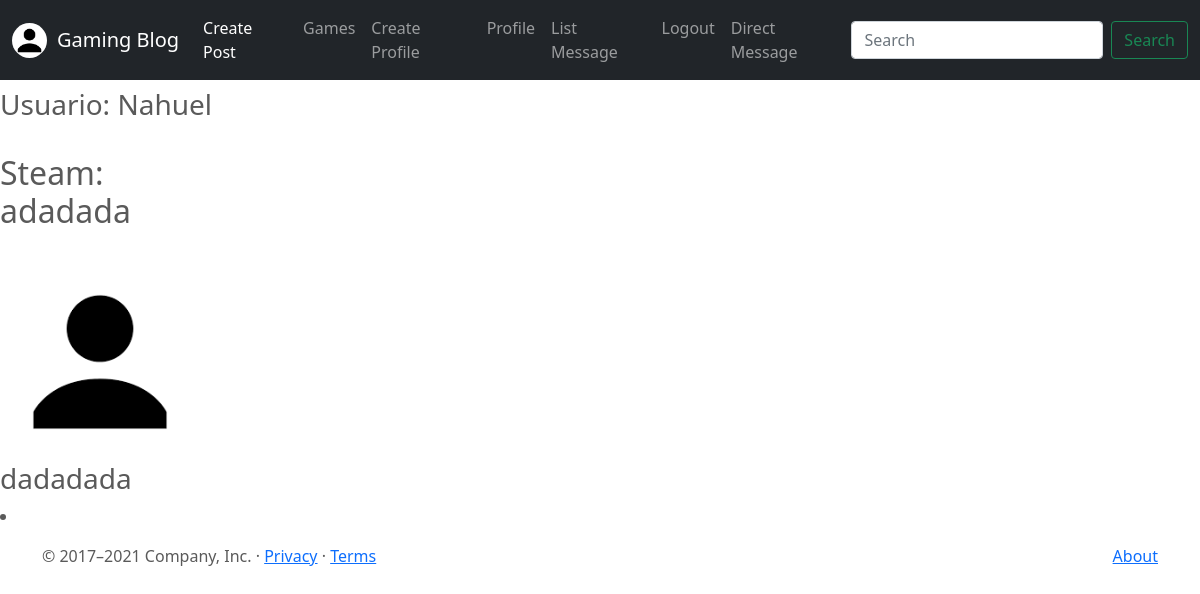
The app's page /profile/2/ (signed in) with its own data.
### Games/models.py (models this page shows)
class Profile(models.Model):
    user = models.OneToOneField(to=User, on_delete=models.CASCADE,related_name='profile')
    steam_id = models.CharField(max_length=255)
    Contact = models.CharField(max_length=75)
    images = models.ImageField(upload_to="profiles", null=True, blank=True)

### Games/views.py (the view, shortened to what this page needs)
# urls.py: path('profile/<pk>/', ProfileView.as_view(), name='profile'),
class ProfileView(LoginRequiredMixin, DetailView):
    model = Profile
    fields = '__all__'
    template_name = 'profile/profile_detail.html'

### Games/templates/profile/profile_detail.html (shortened to what this page needs)
{% extends "Games/base.html" %}
{% block main %}
<br>
<p>
    <h3>
        Usuario:
        {{object.user}}
    </h3>
    <br>
    <h2>Steam:
        <br>{{object.steam_id}}
    </h2>
    <br>
    {% if object.images %}
        <img src="{{ object.images.url }}" width="200px" height="100%">
    {% endif %}
    <br>
    <h3>
        {{object.Contact}}
    </h3>
    <li>
    </li>
</p>
{% endblock %}

### Games/templates/Games/base.html (shortened to what this page needs)
<!DOCTYPE html>
<html lang="en">
<head>
    {% load static %}
<link href="{% static 'Games/css/bootstrap.min.css' %}" rel="stylesheet">
    <link href="{% static 'Games/css/carousel.css' %}" rel="stylesheet">
</head>
  <body>
    <header>
      <nav class="navbar navbar-expand-md navbar-dark fixed-top bg-dark">
        <div class="container-fluid">
          {% if user.profile.images %}
            <a href="{% url 'profile-update' user.profile.id %}">
              <img src="{{ user.profile.images.url }}" height="100%" width="35px" style="border-radius: 50%; margin-right: 10px;">
            </a>
          {% endif %}
          <a class="navbar-brand" href="{% url 'index' %}">Gaming Blog</a>
          <div class="collapse navbar-collapse" id="navbarCollapse">
            <ul class="navbar-nav me-auto mb-2 mb-md-0">
              <li class="nav-item">
                <a class="nav-link active" aria-current="page" href="{%url 'post-create' %}"> Create Post</a>
              </li>
              <li class="nav-item">
                <a class="nav-link" href="{% url 'post-list' %}">Games</a>
              </li>
              {% if user.is_authenticated %}
                <li class="nav-item">
                  <a class="nav-link" href="{% url 'profile-create' user.id %}"> Create Profile</a>
                </li>
                <li class="nav-item">
                  <a class="nav-link" href="{% url 'profile' user.id %}"> Profile</a>
                </li>
                <li class="nav-item">
                  <a class="nav-link" href="{% url 'message-list' %}">  List Message</a>
                </li>
                <li class="nav-item">
                  <a class="nav-link" href="{% url 'logout' %}">Logout</a>
                </li>
              {% endif %}
              <li class="nav-item">
                <a class="nav-link" href="{% url 'message-create' %}">  Direct Message</a>
              </li>
            </ul>
            <form class="d-flex">
              <input class="form-control me-2" type="search" placeholder="Search" aria-label="Search">
              <button class="btn btn-outline-success" type="submit">Search</button>
            </form>
          </div>
        </div>
      </nav>
    </header>
    {% block main %}
    {% endblock %}
  <footer class="container">
  <p class="float-end"><a href="{% url 'about'  %}"> About</a></p>
    <p>© 2017–2021 Company, Inc. · <a href="https://getbootstrap.com/docs/5.0/examples/carousel/#">Privacy</a> · <a href="https://getbootstrap.com/docs/5.0/examples/carousel/#">Terms</a></p>
  </footer>
    </body>
</html>

### Games/static/Games/css/carousel.css (style rules this page uses)
body { padding-top: 3rem; padding-bottom: 3rem; color: #5a5a5a; }

### records on screen
Profile: user "Nahuel", steam_id "adadada", images (picture), Contact "dadadada"
